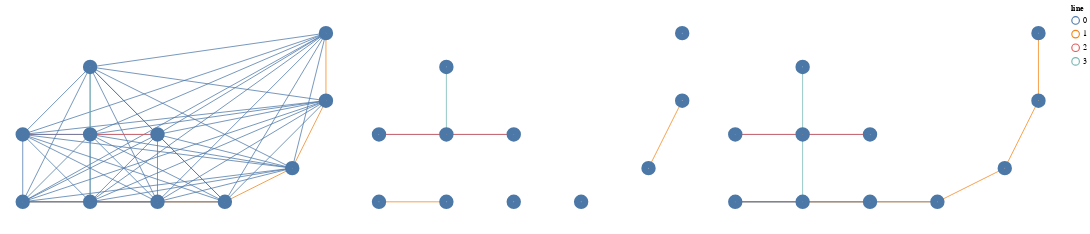

Notebook code cell kept with this figure:
### Code cell
viz("checkpoints\epoch=0-step=248.ckpt", 0.075) | viz("checkpoints\epoch=90-step=22568.ckpt", 0.075) | viz("checkpoints\epoch=99-step=24800.ckpt", 0.07)

### Figure 1 — Vega-Lite specification as saved in the notebook (floating-point values rounded to 4 significant figures)
{"config": {"view": {"continuousWidth": 400, "continuousHeight": 300}}, "hconcat": [{"layer": [{"data": {"name": "data-3f86064363f21971fad1eb6ad8b26d24"}, "mark": {"type": "geoshape", "filled": false}, "encoding": {"color": {"field": "line", "type": "nominal"}, "size": {"field": "weight", "type": "nominal"}}}, {"data": {"name": "data-7731f6354deb2228d357d0ead68fa8af"}, "mark": {"type": "geoshape", "filled": false, "strokeWidth": 10}}]}, {"layer": [{"data": {"name": "data-8542ef3aadd7783582828f400cb8603c"}, "mark": {"type": "geoshape", "filled": false}, "encoding": {"color": {"field": "line", "type": "nominal"}, "size": {"field": "weight", "type": "nominal"}}}, {"data": {"name": "data-7731f6354deb2228d357d0ead68fa8af"}, "mark": {"type": "geoshape", "filled": false, "strokeWidth": 10}}]}, {"layer": [{"data": {"name": "data-876602459c6431d2e22a9457f2628a8a"}, "mark": {"type": "geoshape", "filled": false}, "encoding": {"color": {"field": "line", "type": "nominal"}, "size": {"field": "weight", "type": "nominal"}}}, {"data": {"name": "data-7731f6354deb2228d357d0ead68fa8af"}, "mark": {"type": "geoshape", "filled": false, "strokeWidth": 10}}]}], "$schema": "https://vega.github.io/schema/vega-lite/v4.17.0.json", "datasets": {"data-3f86064363f21971fad1eb6ad8b26d24": [{"weight": true, "line": 1, "type": "Feature", "geometry": {"type": "LineString", "coordinates": [[0.0, 0.0], [2.0, 0.0]]}}, {"weight": true, "line": 0, "type": "Feature", "geometry": {"type": "LineString", "coordinates": [[0.0, 0.0], [4.0, 0.0]]}}, {"weight": true, "line": 0, "type": "Feature", "geometry": {"type": "LineString", "coordinates": [[0.0, 0.0], [6.0, 0.0]]}}, {"weight": true, "line": 0, "type": "Feature", "geometry": {"type": "LineString", "coordinates": [[0.0, 0.0], [8.0, 1.0]]}}, {"weight": true, "line": 0, "type": "Feature", "geometry": {"type": "LineString", "coordinates": [[0.0, 0.0], [9.0, 3.0]]}}, {"weight": true, "line": 0, "type": "Feature", "geometry": {"type": "LineString", "coordinates": [[0.0, 0.0], [9.0, 5.0]]}}, {"weight": true, "line": 0, "type": "Feature", "geometry": {"type": "LineString", "coordinates": [[0.0, 0.0], [0.0, 2.0]]}}, {"weight": true, "line": 0, "type": "Feature", "geometry": {"type": "LineString", "coordinates": [[0.0, 0.0], [2.0, 2.0]]}}, {"weight": true, "line": 0, "type": "Feature", "geometry": {"type": "LineString", "coordinates": [[0.0, 0.0], [4.0, 2.0]]}}, {"weight": true, "line": 0, "type": "Feature", "geometry": {"type": "LineString", "coordinates": [[0.0, 0.0], [2.0, 4.0]]}}, {"weight": true, "line": 1, "type": "Feature", "geometry": {"type": "LineString", "coordinates": [[2.0, 0.0], [4.0, 0.0]]}}, {"weight": true, "line": 0, "type": "Feature", "geometry": {"type": "LineString", "coordinates": [[2.0, 0.0], [6.0, 0.0]]}}, {"weight": true, "line": 0, "type": "Feature", "geometry": {"type": "LineString", "coordinates": [[2.0, 0.0], [8.0, 1.0]]}}, {"weight": true, "line": 0, "type": "Feature", "geometry": {"type": "LineString", "coordinates": [[2.0, 0.0], [9.0, 3.0]]}}, {"weight": true, "line": 0, "type": "Feature", "geometry": {"type": "LineString", "coordinates": [[2.0, 0.0], [9.0, 5.0]]}}, {"weight": true, "line": 0, "type": "Feature", "geometry": {"type": "LineString", "coordinates": [[2.0, 0.0], [0.0, 2.0]]}}, {"weight": true, "line": 3, "type": "Feature", "geometry": {"type": "LineString", "coordinates": [[2.0, 0.0], [2.0, 2.0]]}}, {"weight": true, "line": 0, "type": "Feature", "geometry": {"type": "LineString", "coordinates": [[2.0, 0.0], [4.0, 2.0]]}}, {"weight": true, "line": 0, "type": "Feature", "geometry": {"type": "LineString", "coordinates": [[2.0, 0.0], [2.0, 4.0]]}}, {"weight": true, "line": 1, "type": "Feature", "geometry": {"type": "LineString", "coordinates": [[4.0, 0.0], [6.0, 0.0]]}}, {"weight": true, "line": 0, "type": "Feature", "geometry": {"type": "LineString", "coordinates": [[4.0, 0.0], [8.0, 1.0]]}}, {"weight": true, "line": 0, "type": "Feature", "geometry": {"type": "LineString", "coordinates": [[4.0, 0.0], [9.0, 3.0]]}}, {"weight": true, "line": 0, "type": "Feature", "geometry": {"type": "LineString", "coordinates": [[4.0, 0.0], [9.0, 5.0]]}}, {"weight": true, "line": 0, "type": "Feature", "geometry": {"type": "LineString", "coordinates": [[4.0, 0.0], [0.0, 2.0]]}}, {"weight": true, "line": 0, "type": "Feature", "geometry": {"type": "LineString", "coordinates": [[4.0, 0.0], [2.0, 2.0]]}}, {"weight": true, "line": 0, "type": "Feature", "geometry": {"type": "LineString", "coordinates": [[4.0, 0.0], [4.0, 2.0]]}}, {"weight": true, "line": 0, "type": "Feature", "geometry": {"type": "LineString", "coordinates": [[4.0, 0.0], [2.0, 4.0]]}}, {"weight": true, "line": 1, "type": "Feature", "geometry": {"type": "LineString", "coordinates": [[6.0, 0.0], [8.0, 1.0]]}}, {"weight": true, "line": 0, "type": "Feature", "geometry": {"type": "LineString", "coordinates": [[6.0, 0.0], [9.0, 3.0]]}}, {"weight": true, "line": 0, "type": "Feature", "geometry": {"type": "LineString", "coordinates": [[6.0, 0.0], [9.0, 5.0]]}}, {"weight": true, "line": 0, "type": "Feature", "geometry": {"type": "LineString", "coordinates": [[6.0, 0.0], [0.0, 2.0]]}}, {"weight": true, "line": 0, "type": "Feature", "geometry": {"type": "LineString", "coordinates": [[6.0, 0.0], [2.0, 2.0]]}}, {"weight": true, "line": 0, "type": "Feature", "geometry": {"type": "LineString", "coordinates": [[6.0, 0.0], [4.0, 2.0]]}}, {"weight": true, "line": 0, "type": "Feature", "geometry": {"type": "LineString", "coordinates": [[6.0, 0.0], [2.0, 4.0]]}}, {"weight": true, "line": 1, "type": "Feature", "geometry": {"type": "LineString", "coordinates": [[8.0, 1.0], [9.0, 3.0]]}}, {"weight": true, "line": 0, "type": "Feature", "geometry": {"type": "LineString", "coordinates": [[8.0, 1.0], [9.0, 5.0]]}}, {"weight": true, "line": 0, "type": "Feature", "geometry": {"type": "LineString", "coordinates": [[8.0, 1.0], [0.0, 2.0]]}}, {"weight": true, "line": 0, "type": "Feature", "geometry": {"type": "LineString", "coordinates": [[8.0, 1.0], [2.0, 2.0]]}}, {"weight": true, "line": 0, "type": "Feature", "geometry": {"type": "LineString", "coordinates": [[8.0, 1.0], [4.0, 2.0]]}}, {"weight": true, "line": 0, "type": "Feature", "geometry": {"type": "LineString", "coordinates": [[8.0, 1.0], [2.0, 4.0]]}}, {"weight": true, "line": 1, "type": "Feature", "geometry": {"type": "LineString", "coordinates": [[9.0, 3.0], [9.0, 5.0]]}}, {"weight": true, "line": 0, "type": "Feature", "geometry": {"type": "LineString", "coordinates": [[9.0, 3.0], [0.0, 2.0]]}}, {"weight": true, "line": 0, "type": "Feature", "geometry": {"type": "LineString", "coordinates": [[9.0, 3.0], [2.0, 2.0]]}}, {"weight": true, "line": 0, "type": "Feature", "geometry": {"type": "LineString", "coordinates": [[9.0, 3.0], [4.0, 2.0]]}}, {"weight": true, "line": 0, "type": "Feature", "geometry": {"type": "LineString", "coordinates": [[9.0, 3.0], [2.0, 4.0]]}}, {"weight": true, "line": 0, "type": "Feature", "geometry": {"type": "LineString", "coordinates": [[9.0, 5.0], [0.0, 2.0]]}}, {"weight": true, "line": 0, "type": "Feature", "geometry": {"type": "LineString", "coordinates": [[9.0, 5.0], [2.0, 2.0]]}}, {"weight": true, "line": 0, "type": "Feature", "geometry": {"type": "LineString", "coordinates": [[9.0, 5.0], [4.0, 2.0]]}}, {"weight": true, "line": 0, "type": "Feature", "geometry": {"type": "LineString", "coordinates": [[9.0, 5.0], [2.0, 4.0]]}}, {"weight": true, "line": 2, "type": "Feature", "geometry": {"type": "LineString", "coordinates": [[0.0, 2.0], [2.0, 2.0]]}}, {"weight": true, "line": 0, "type": "Feature", "geometry": {"type": "LineString", "coordinates": [[0.0, 2.0], [4.0, 2.0]]}}, {"weight": true, "line": 0, "type": "Feature", "geometry": {"type": "LineString", "coordinates": [[0.0, 2.0], [2.0, 4.0]]}}, {"weight": true, "line": 2, "type": "Feature", "geometry": {"type": "LineString", "coordinates": [[2.0, 2.0], [4.0, 2.0]]}}, {"weight": true, "line": 3, "type": "Feature", "geometry": {"type": "LineString", "coordinates": [[2.0, 2.0], [2.0, 4.0]]}}, {"weight": true, "line": 0, "type": "Feature", "geometry": {"type": "LineString", "coordinates": [[4.0, 2.0], [2.0, 4.0]]}}], "data-7731f6354deb2228d357d0ead68fa8af": [{"contraction": {"7": {}, "8": {}}, "nodeID": 0, "type": "Feature", "geometry": {"type": "Point", "coordinates": [0.0, 0.0]}}, {"contraction": {"9": {}, "10": {}, "35": {}, "36": {}}, "nodeID": 1, "type": "Feature", "geometry": {"type": "Point", "coordinates": [2.0, 0.0]}}, {"contraction": {"11": {}, "12": {}}, "nodeID": 2, "type": "Feature", "geometry": {"type": "Point", "coordinates": [4.0, 0.0]}}, {"contraction": {"13": {}, "14": {}}, "nodeID": 3, "type": "Feature", "geometry": {"type": "Point", "coordinates": [6.0, 0.0]}}, {"contraction": {"15": {}, "16": {}}, "nodeID": 4, "type": "Feature", "geometry": {"type": "Point", "coordinates": [8.0, 1.0]}}, {"contraction": {"17": {}, "18": {}}, "nodeID": 5, "type": "Feature", "geometry": {"type": "Point", "coordinates": [9.0, 3.0]}}, {"contraction": {"19": {}, "20": {}}, "nodeID": 6, "type": "Feature", "geometry": {"type": "Point", "coordinates": [9.0, 5.0]}}, {"contraction": {"24": {}, "25": {}}, "nodeID": 7, "type": "Feature", "geometry": {"type": "Point", "coordinates": [0.0, 2.0]}}, {"contraction": {"26": {}, "27": {}, "33": {}, "34": {}}, "nodeID": 8, "type": "Feature", "geometry": {"type": "Point", "coordinates": [2.0, 2.0]}}, {"contraction": {"28": {}, "29": {}}, "nodeID": 9, "type": "Feature", "geometry": {"type": "Point", "coordinates": [4.0, 2.0]}}, {"contraction": {"31": {}, "32": {}}, "nodeID": 10, "type": "Feature", "geometry": {"type": "Point", "coordinates": [2.0, 4.0]}}], "data-8542ef3aadd7783582828f400cb8603c": [{"weight": true, "line": 1, "type": "Feature", "geometry": {"type": "LineString", "coordinates": [[0.0, 0.0], [2.0, 0.0]]}}, {"weight": true, "line": 1, "type": "Feature", "geometry": {"type": "LineString", "coordinates": [[8.0, 1.0], [9.0, 3.0]]}}, {"weight": true, "line": 0, "type": "Feature", "geometry": {"type": "LineString", "coordinates": [[0.0, 2.0], [4.0, 2.0]]}}, {"weight": true, "line": 2, "type": "Feature", "geometry": {"type": "LineString", "coordinates": [[0.0, 2.0], [2.0, 2.0]]}}, {"weight": true, "line": 2, "type": "Feature", "geometry": {"type": "LineString", "coordinates": [[2.0, 2.0], [4.0, 2.0]]}}, {"weight": true, "line": 3, "type": "Feature", "geometry": {"type": "LineString", "coordinates": [[2.0, 2.0], [2.0, 4.0]]}}], "data-876602459c6431d2e22a9457f2628a8a": [{"weight": true, "line": 1, "type": "Feature", "geometry": {"type": "LineString", "coordinates": [[0.0, 0.0], [2.0, 0.0]]}}, {"weight": true, "line": 0, "type": "Feature", "geometry": {"type": "LineString", "coordinates": [[0.0, 0.0], [4.0, 0.0]]}}, {"weight": true, "line": 0, "type": "Feature", "geometry": {"type": "LineString", "coordinates": [[0.0, 0.0], [6.0, 0.0]]}}, {"weight": true, "line": 1, "type": "Feature", "geometry": {"type": "LineString", "coordinates": [[2.0, 0.0], [4.0, 0.0]]}}, {"weight": true, "line": 3, "type": "Feature", "geometry": {"type": "LineString", "coordinates": [[2.0, 0.0], [2.0, 2.0]]}}, {"weight": true, "line": 1, "type": "Feature", "geometry": {"type": "LineString", "coordinates": [[4.0, 0.0], [6.0, 0.0]]}}, {"weight": true, "line": 1, "type": "Feature", "geometry": {"type": "LineString", "coordinates": [[6.0, 0.0], [8.0, 1.0]]}}, {"weight": true, "line": 1, "type": "Feature", "geometry": {"type": "LineString", "coordinates": [[8.0, 1.0], [9.0, 3.0]]}}, {"weight": true, "line": 1, "type": "Feature", "geometry": {"type": "LineString", "coordinates": [[9.0, 3.0], [9.0, 5.0]]}}, {"weight": true, "line": 0, "type": "Feature", "geometry": {"type": "LineString", "coordinates": [[0.0, 2.0], [4.0, 2.0]]}}, {"weight": true, "line": 2, "type": "Feature", "geometry": {"type": "LineString", "coordinates": [[0.0, 2.0], [2.0, 2.0]]}}, {"weight": true, "line": 2, "type": "Feature", "geometry": {"type": "LineString", "coordinates": [[2.0, 2.0], [4.0, 2.0]]}}, {"weight": true, "line": 3, "type": "Feature", "geometry": {"type": "LineString", "coordinates": [[2.0, 2.0], [2.0, 4.0]]}}]}}
